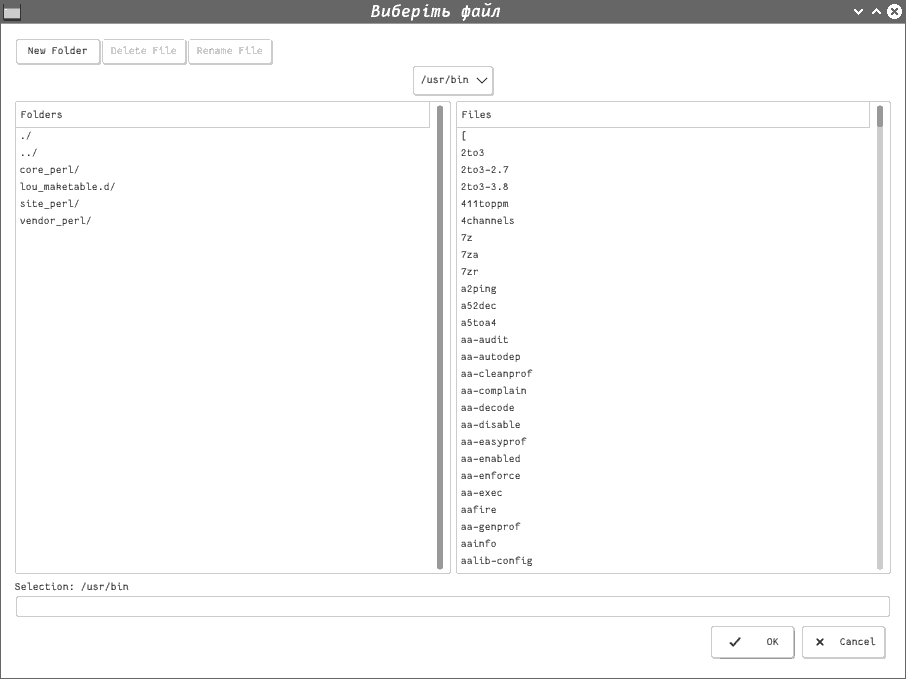
#> input picture 06/Unix_Lab2/Filechooser.png, 906 x 679 px
$ python -i ML_Lab3.py   (imports and definitions only)
#> lines starting #> are read from the running program, lines starting #| are printed output that depends on the picture
#> further down, picture is the input picture: shape (679, 906); min 51, max 255, mean 246.8
#!/usr/bin/env python3

import numpy as np
import cv2

width = 140
height = 140
lw = 12
lh = 9

alphabet = "".join([chr(ord("a")+i) for i in range(26)])
letters = {}
lettersw = {i: np.zeros((lw*lh,), dtype=int) for i in alphabet}

def prep(img):
    out = np.zeros((40, 30), np.uint8)+255
    h, w = img.shape
    out[:h, :w] = img
    out = cv2.resize(out, (lw,lh), interpolation=cv2.INTER_CUBIC)
    out = 255 - out.reshape((lw*lh,))
    return out

def calc(arr, l):
    S = sum([yi * wi for yi, wi in zip(arr, lettersw[l])])
    return 1 if S > 0 else 0

def calc_res(arr):
    res = "".join([i for i in alphabet if calc(arr, i)])
    return res or "!!!"

def test(img, letter):
    return calc(img, letter)


img = np.zeros((height,width), np.uint8)
img[:,:] = 255
font = cv2.FONT_HERSHEY_SIMPLEX
# [2 lines not run here, left out]

img2 = img.copy()

def find_text(img):
    kernel = cv2.getStructuringElement(cv2.MORPH_CROSS, (1, 3))
    img_er = cv2.erode(img, kernel, iterations=2)
    contours, hierarchy = cv2.findContours(img_er, cv2.RETR_TREE, cv2.CHAIN_APPROX_SIMPLE)
    cnts = [c for c, h in zip(contours, hierarchy[0]) if h[3] == 0]
    cnts = sorted(cnts, key=lambda i: (i[0][0][1]//20, i[0][0][0]))
    return [cv2.boundingRect(i) for i in cnts]

data = find_text(img)
# [4 lines not run here, left out]

letters2 = {k: v.copy() for k, v in letters.items()}
# [16 lines not run here, left out]

def recognize(img):
    img_bg = cv2.resize(img, (140*4, 140*4), interpolation=cv2.INTER_NEAREST)
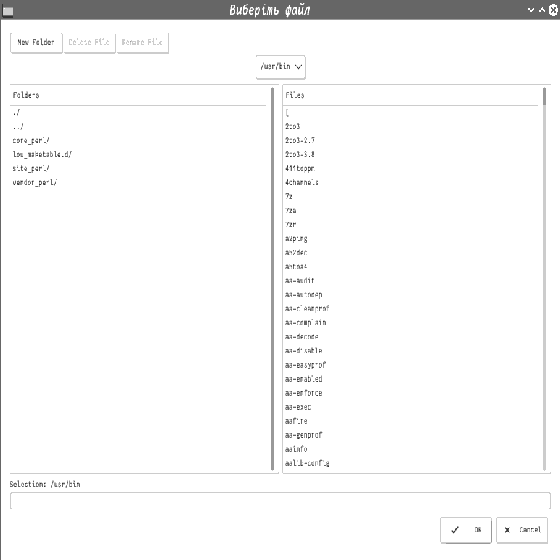
#> img_bg: shape (560, 560); min 51, max 255, mean 247.3
    img_bg = cv2.cvtColor(img_bg, cv2.COLOR_GRAY2RGB)
#> img_bg: shape (560, 560, 3)

    data = find_text(img)
#> in find_text (call 2), `img_er = cv2.erode(img, kernel, iterations=2)`:
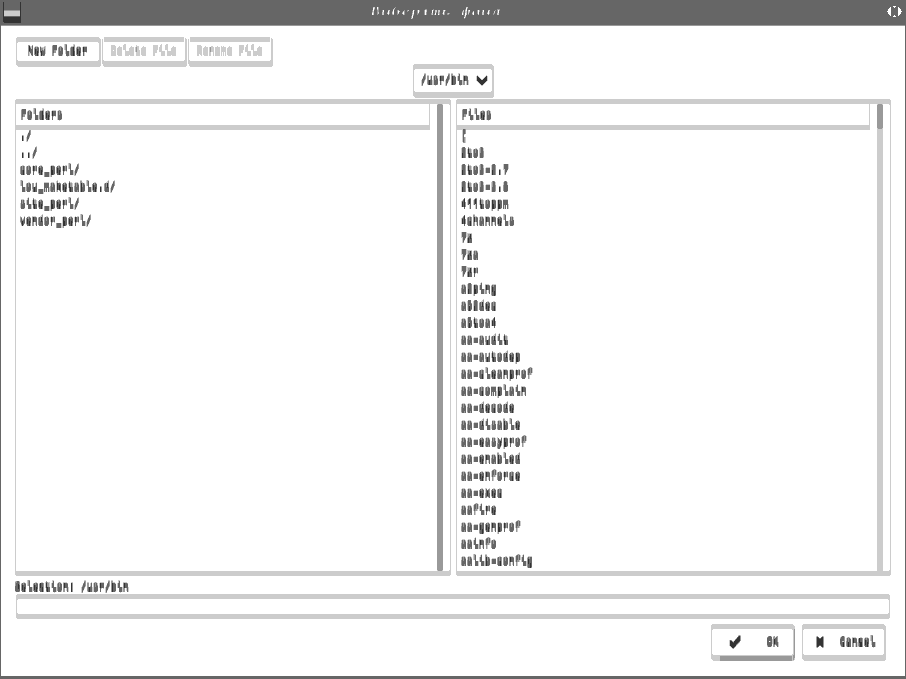
#> img_er: shape (679, 906); min 51, max 255, mean 242.2
#> in find_text (call 2), `contours, hierarchy = cv2.findContours(img_er, cv2.RETR_TREE, cv2.CHAI..`: contours = [[[0, 0], [0, 678], [905, 678], [905, 0]]]
#> in find_text (call 2), `cnts = [c for c, h in zip(contours, hierarchy[0]) if h[3] == 0]`: cnts = []
#> data = []
    print(len(data))
#| 0
    for i, (x,y,w,h) in enumerate(data):
        letr = prep(img[y:y+h,x:x+w])
        cv2.rectangle(img_bg,(4*x,4*y),(4*(x+w),4*(y+h)),20+(i%7)*30,1)
        res = calc_res(letr)
        cv2.putText(img_bg, res, (x*4, y*4), font, 0.5, (255, 255, 255), 6, cv2.LINE_AA)
        cv2.putText(img_bg, res, (x*4, y*4), font, 0.5, (0, 255, 0), 2, cv2.LINE_AA)
#> this loop made 0 passes
    return img_bg

# [1 line not run here, left out]

noise = np.zeros((height,width), np.uint8)
# [1 line not run here, left out]
noise = 255 - (noise // 128 * 200)
kernel = cv2.getStructuringElement(cv2.MORPH_CROSS, (3, 3))
noise = cv2.erode(noise, kernel, iterations=2)
img = cv2.bitwise_and(img, noise, mask=noise)


# [4 lines not run here, left out]

>>> import cv2
>>> picture = cv2.imread('../../06/Unix_Lab2/Filechooser.png', cv2.IMREAD_GRAYSCALE)
>>> result = recognize(picture)
